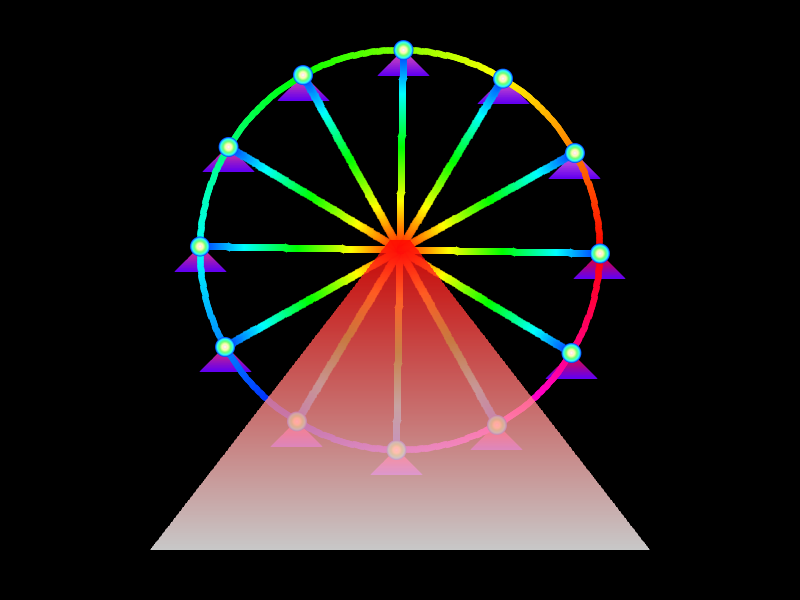
Frame 1 (no input)
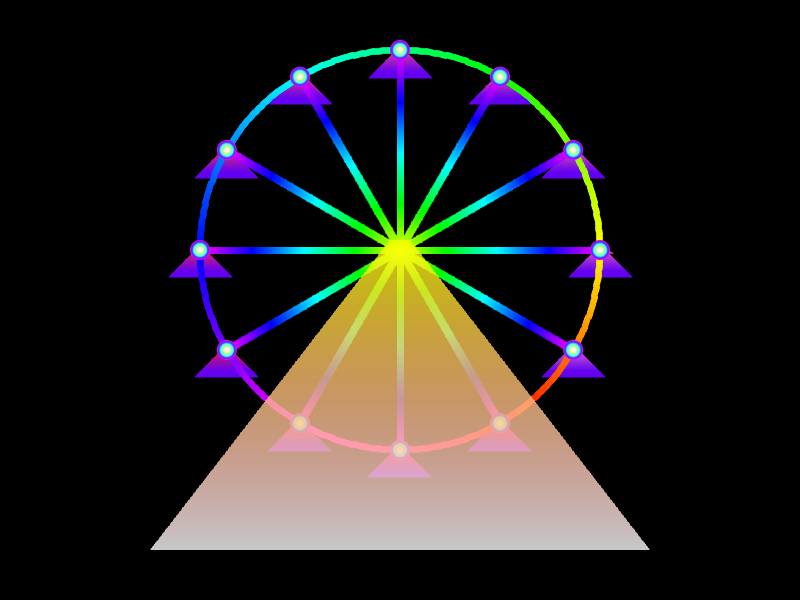
Frame 60 (the mouse pressed at the canvas centre just before this capture)
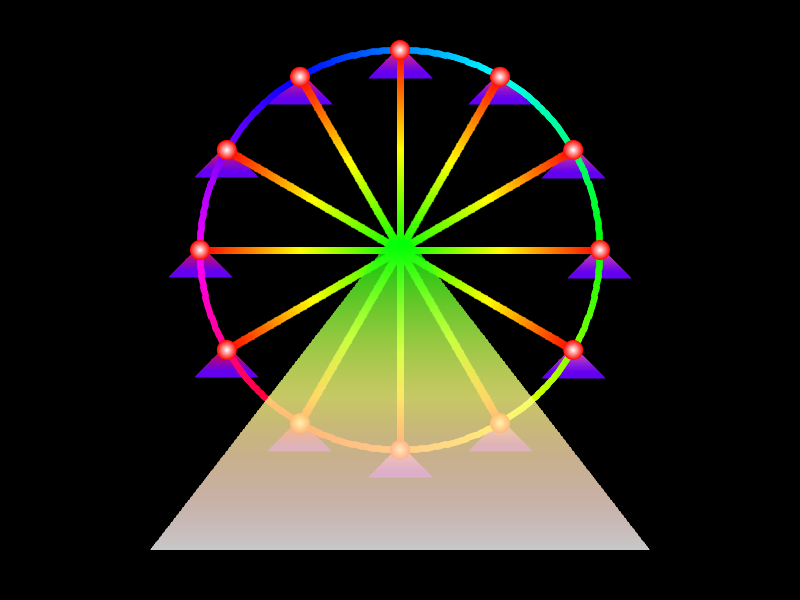
Frame 120 (the mouse held since frame 60 and released just before this capture)

The Processing sketch that drew these frames (run headless with seeded random() and noise(); from frame 60 on, the mouse is pressed at the canvas centre):

// Processing sketch: processing_33481
// ── processing_33481.pde

/*===========================================================
Gradient Color Functions
Developer: Allen Huang
Date: 07/26/2011 ver 1.0
      08/09/2011 ver 1.1
===========================================================*/
float timeRate = 0;
float ctmp1 = 0.0;
float ctmp2 = 0.0;

color c1 = color(255, 0, 0);
color c2 = color(230, 230, 120);
color c3;

void setup()
{
  size(800, 600);
}

void draw()
{
  smooth();
  background(0);

  timeRate = frameCount/1.0;
  timeRate = timeRate%360.0;

  pushMatrix();
  translate(400, 250);
  rotate(radians(timeRate));

  for(int i = 0; i < 12; i++)
  {
    pushMatrix();
    rotate(radians(30.0*i));
    translate(200, 0);
    rotate(radians(-timeRate-30.0*i));
    c3 = lerpColor(c1, c2, (1.0/12.0)*i);
    GColorTriangle(0, 0, -25, 25, 25, 25, 0, red(c3), blue(c3), green(c3), 255, 100, 0, 240, 255, 0, 1);
    popMatrix();
  }
  
  ctmp1 = 360*abs(sin(radians(frameCount/6.0)));
  ctmp2 = 180 + 180*sin(frameCount/4.0);
  
  for(int i = 0; i < 12; i++)
  {
    pushMatrix();
    rotate(radians(30.0*i));
    strokeWeight(6);
    GColorLine(0, 0, 200, 0, 1, ctmp1, 255, 255, 255, ctmp2, 255, 255, 255, 0);
    popMatrix();
  }
  
  strokeWeight(6);
  GColorArc(0, 0, 400, 400, 0.0*PI, 2.0*PI, 1, 360, 255, 255, 255, 0, 255, 255, 255, 360);
  
  for(int i = 0; i < 12; i++)
  {
    pushMatrix();
    rotate(radians(30.0*i));
    translate(200, 0);
    GColorEllipse(0, 0, 0, 0, 20.0, 20.0, 1.0, 1.0, 0.0, 2.0*PI, 1, ctmp2, 255, 255, 255, 0, 0, 255, 255, 0, 0);
    popMatrix();
  }
  
  popMatrix();
  
  GColorQuad(390, 240, 410, 240, 650, 550, 150, 550, 1, ctmp1, 255, 255, 200, 0, 0, 255, 200, 0, 0);

  /*//Test Examples
  GColorTriangle(200, 200, 450, 550, 120, 280, 0, 255, 0, 0, 255, 0, 0, 255, 255, 0, 1);
  
  GColorQuad(200, 200, 300, 200, 300, 300, 200, 300, 0, 255, 0, 0, 100, 0, 0, 255, 100, 0, 0);
  
  GColorEllipse(370, 240, 330, 240, 250, 250, 150.0, 150.0, 0, 2.0*PI, 0, 255, 0, 0, 50, 0, 0, 255, 255, 0, 1);

  GColorEllipse(330, 240, 330, 240, 151, 151, 50.0, 100.0, 0.0*PI, 2.0*PI, 0, 0, 0, 255, 255, 0, 255, 0, 255, 0, 0);
  
  GColorEllipse(150, 280, 150, 280, 250, 250, -50, 50, 0.0*PI, 1.0*PI, 0, 255, 0, 0, 100, 0, 0, 255, 100, 0, 1);
  
  strokeWeight(5);
  GColorLine(150, 50, 450, 50, 1, 0, 255, 255, 255, 360, 255, 255, 255, 0);
  strokeWeight(20);
  GColorArc(320, 240, 300, 300, 0.0*PI, 2.0*PI, 1, 360, 255, 255, 50, 0, 255, 255, 10, 360);
  
  noLoop();
  */
}

/*===================================================================================================================
  GColorTriangle(float p1_x, float p1_y,
                 float p2_x, float p2_y,
                 float p3_x, float p3_y,
                 int color mode,
                 float color1_R(H), float color1_G(S), float color1_B(B), float color1_Alpha,
                 float color2_R(H), float color2_G(S), float color2_B(B), float color2_Alpha,
                 int step, int strokeOn/Off)
  NOTE:
  1. The color changing is from P1 to P2, P3.
  2. When the color mode is 0, it uses RGB color mode. (255, 255, 255, 255)
     When the color mode is non-zero, it uses HSB color mode. (360, 255, 255, 255)
  3. The min. step is 0.
     When the step is 0, it will automatically calculate the max. step for the shape.
     When the step is non-zero, it will use the manual inputted step.
  4. When strokeOn/Off is 0, the stroke function is off.  When use alpha effect, it is better to turn off the stroke function.
     When strokeOn/Off is non-zero, the stroke function is on.  It gives a high-quality color.
*/

void GColorTriangle(float _x1, float _y1, float _x2, float _y2, float _x3, float _y3,
                    int cmode, float _r1, float _g1, float _b1, float _a1, float _r2, float _g2, float _b2, float _a2,
                    int step, int storkeOn)
{
  float newx2, newy2, newx3, newy3, divstep, d;
  float prevx2 = 0.0;
  float prevy2 = 0.0;
  float prevx3 = 0.0;
  float prevy3 = 0.0;
  float newr, newg, newb, newa;
  
  if(step < 0)
  {
    println("The min. step is 0");
    step = 0;
  }
  
  if(step == 0)
  {
    float d1 = ceil(dist(_x1, _y1, _x2, _y2));
    float d2 = ceil(dist(_x1, _y1, _x3, _y3));
    
    if(d1 > d2)
      step = int(d1);
    else
      step = int(d2);
    println("GColorTriangle");
    println("Max. Step = " + step); 
  }
    
  divstep = (1.0/step);
  
  if(cmode != 0)
    colorMode(HSB, 360, 255, 255, 255);
  
  if(storkeOn == 0)
    noStroke();
  else
    strokeCap(PROJECT);
  
  for(int t = 1; t <= step; t++)
  {
    d = pow((divstep * t), 1); // Advance parameter, change exponent to get a different step-method (suggest range 0.7 ~ 3)
    
    newx2 = round(_x1*(1-d) + _x2*d);
    newy2 = round(_y1*(1-d) + _y2*d);
    newx3 = round(_x1*(1-d) + _x3*d);
    newy3 = round(_y1*(1-d) + _y3*d);
    newr = (_r1*(1-d) + _r2*d);
    newg = (_g1*(1-d) + _g2*d);
    newb = (_b1*(1-d) + _b2*d);
    newa = (_a1*(1-d) + _a2*d);
      
    if(t == 1)
    {
      if(storkeOn != 0)
        stroke(_r1, _g1, _b1, _a1);
        
      fill(_r1, _g1, _b1, _a1);
      triangle(_x1, _y1, newx2, newy2, newx3, newy3);
    }
    else
    {
      if(storkeOn != 0)
        stroke(newr, newg, newb, newa);
        
      fill(newr, newg, newb, newa);
      quad(prevx2, prevy2, prevx3, prevy3, newx3, newy3, newx2, newy2);
    }
    
    prevx2 = newx2;
    prevy2 = newy2;
    prevx3 = newx3;
    prevy3 = newy3;  
  }
  if(storkeOn != 0)
    strokeCap(ROUND);
  
  if(cmode != 0)
    colorMode(RGB, 255, 255, 255, 255);
}

/*===================================================================================================================
  GColorQuad(float p1_x, float p1_y,
             float p2_x, float p2_y,
             float p3_x, float p3_y,
             float p4_x, float p4_y,
             int color mode,
             float color1_R(H), float color1_G(S), float color1_B(B), float color1_Alpha,
             float color2_R(H), float color2_G(S), float color2_B(B), float color2_Alpha,
             int step, int strokeOn/Off)
  NOTE:
  1. The color changing is from P1, P2 to P3, P4.
  2. When the color mode is 0, it uses RGB color mode. (255, 255, 255, 255)
     When the color mode is non-zero, it uses HSB color mode. (360, 255, 255, 255)
  3. The min. step is 0.
     When the step is 0, it will automatically calculate the max. step for the shape.
     When the step is non-zero, it will use the manual inputted step.
  4. When strokeOn/Off is 0, the stroke function is off.  When use alpha effect, it is better to turn off the stroke function.
     When strokeOn/Off is non-zero, the stroke function is on.  It gives a high-quality color.
*/

void GColorQuad(float _x1, float _y1, float _x2, float _y2, float _x3, float _y3, float _x4, float _y4,
                int cmode, float _r1, float _g1, float _b1, float _a1, float _r2, float _g2, float _b2, float _a2,
                int step, int storkeOn)
{
  float newx3, newy3, newx4, newy4, divstep, d;
  float prevx3 = 0.0;
  float prevy3 = 0.0;
  float prevx4 = 0.0;
  float prevy4 = 0.0;
  float newr, newg, newb, newa;
  
  if(step < 0)
  {
    println("The min. step is 0");
    step = 0;
  }
  
  if(step == 0)
  {
    float d1 = ceil(dist(_x1, _y1, _x4, _y4));
    float d2 = ceil(dist(_x2, _y2, _x3, _y3));
    
    if(d1 > d2)
      step = int(d1);
    else
      step = int(d2);
    println("GColorQuad");
    println("Max. Step = " + step); 
  }
    
  divstep = (1.0/step);
  
  if(cmode != 0)
    colorMode(HSB, 360, 255, 255, 255);
  
  if(storkeOn == 0)
    noStroke();
  else
    strokeCap(PROJECT);
    
  for(int t = 1; t <= step; t++)
  {
    d = pow((divstep * t), 1); // Advance parameter, change exponent to get a different step-method (suggest range 0.7 ~ 3)
    
    newx3 = round(_x2*(1-d) + _x3*d);
    newy3 = round(_y2*(1-d) + _y3*d);
    newx4 = round(_x1*(1-d) + _x4*d);
    newy4 = round(_y1*(1-d) + _y4*d);
    newr = (_r1*(1-d) + _r2*d);
    newg = (_g1*(1-d) + _g2*d);
    newb = (_b1*(1-d) + _b2*d);
    newa = (_a1*(1-d) + _a2*d);
    
    if(t == 1)
    {
      if(storkeOn != 0)
        stroke(_r1, _g1, _b1, _a1);
        
      fill(_r1, _g1, _b1, _a1);
      quad(_x1, _y1, _x2, _y2, newx3, newy3, newx4, newy4);
    }
    else
    {
      if(storkeOn != 0)
        stroke(newr, newg, newb, newa);
      
      fill(newr, newg, newb, newa);
      quad(prevx4, prevy4, prevx3, prevy3, newx3, newy3, newx4, newy4);
    }
    
    prevx3 = newx3;
    prevy3 = newy3;
    prevx4 = newx4;
    prevy4 = newy4;  
  }
  if(storkeOn != 0)
    strokeCap(ROUND);
  
  if(cmode != 0)
    colorMode(RGB, 255, 255, 255, 255);
}

/*===================================================================================================================
  GColorEllipse(float outerCenterX, float outerCenterY,
                float innerCenterX, float innerCenterY,
                float outerEllipse_width, float outerEllipse_height,
                float innerEllipse_width, float innerEllipse_height,
                float ellipseStartAngle, float ellipseEndAngle,
                int color mode,
                float color1_R(H), float color1_G(S), float color1_B(B), float color1_Alpha,
                float color2_R(H), float color2_G(S), float color2_B(B), float color2_Alpha,
                int step, int colorFillMethod)
  NOTE:
  1. The color changing is from the outer ellipse to the inner ellipse.
  2. The Angle of this function uses RADIANS.
  3. When the color mode is 0, it uses RGB color mode. (255, 255, 255, 255)
     When the color mode is non-zero, it uses HSB color mode. (360, 255, 255, 255)
  4. The min. step is 0.
     When the step is 0, it will automatically calculate the max. step for the shape.
     When the step is non-zero, it will use the manual inputted step.
  5. This function has two color filling methods.
     When the method is 0, it will fill all ellipses.  It gives a high-quality color, but it will loss the alpha effect.
       It will also fill the inner ellipse.
     when the method is non-zero, it will use the stroke function to color the ellipse.  It will lose the color quality, but it gives a better alpha effect.  
       This method will not fill the inner ellipse.
*/

void GColorEllipse(float _ocx, float _ocy, float _icx, float _icy, float _ow, float _oh, float _iw, float _ih, float _sd, float _ed,
                   int cmode, float _r1, float _g1, float _b1, float _a1, float _r2, float _g2, float _b2, float _a2,
                   int step, int method)
{
  boolean err1 = false;
  float divstep, d;
  float newcx, newcy, neww, newh;
  float newr, newg, newb, newa;
  
  if(_ed < 0)
  {
    println("GColorEllipse");
    println("The End Angle must be positive.");
    err1 = true;
  }
  
  if(!err1)
  {
    if(step < 0)
    {
      println("The min. step is 0");
      step = 0;
    }
    
    if(step == 0)
    {
      if(abs(_ow-_iw) > abs(_oh-_ih))
         step = int(abs(_ow-_iw));
       else
         step = int(abs(_oh-_ih));
         
       if(abs(_ocx-_icx) > abs(_ocy-_icy))
         step = step + int(abs(_ocx-_icx));
        else
          step = step + int(abs(_ocy-_icy));
       
       println("GColorEllipse");
       println("Max. Step = " + step);
    }
    
    divstep = (1.0/step);
        
    if(cmode != 0)
      colorMode(HSB, 360, 255, 255, 255);
    
    if(method == 0)
      noStroke();
    else
    {
      noFill();
      strokeWeight(1.1);
      strokeCap(PROJECT);
      strokeJoin(ROUND);
    }
    for(int t = 0; t <= step; t++)
    {
      d = pow((divstep * t), 1); // Advance parameter, change exponent to get a different step-method (suggest range 0.7 ~ 3)
      
      newcx = round(_ocx*(1-d) + _icx*d);
      newcy = round(_ocy*(1-d) + _icy*d);
      neww = round(_ow*(1-d) + _iw*d);
      newh = round(_oh*(1-d) + _ih*d);
      newr = (_r1*(1-d) + _r2*d);
      newg = (_g1*(1-d) + _g2*d);
      newb = (_b1*(1-d) + _b2*d);
      newa = (_a1*(1-d) + _a2*d);
      
      if(method == 0)
      {
        fill(newr, newg, newb, newa);
      }
      else
      {
        stroke(newr, newg, newb, newa);
      }
      
      arc(newcx, newcy, neww, newh, _sd, _ed);
    }
    if(method != 0)
    {
      strokeWeight(1.0);
      strokeCap(ROUND);
      strokeJoin(MITER);
    }
    
    if(cmode != 0)
      colorMode(RGB, 255, 255, 255, 255);
  }
}

/*===================================================================================================================
  GColorLine(float p1_x, float p1_y,
             float p2_x, float p2_y,
             float p3_x, float p3_y,
             int color mode,
             float color1_R(H), float color1_G(S), float color1_B(B), float color1_Alpha,
             float color2_R(H), float color2_G(S), float color2_B(B), float color2_Alpha,
             int step)
  NOTE:
  1. The color changing is from P1 to P2.
  2. When the color mode is 0, it uses RGB color mode. (255, 255, 255, 255)
     When the color mode is non-zero, it uses HSB color mode. (360, 255, 255, 255)
  3. The min. step is 0.
     When the step is 0, it will automatically calculate the max. step for the shape.
     When the step is non-zero, it will use the manual inputted step.
  4. This function cannot give a good alpha effect in the full range.  To see the alpha effect, the suggested alpha range is 0 ~ 120.
*/

void GColorLine(float _x1, float _y1, float _x2, float _y2,
                int cmode, float _r1, float _g1, float _b1, float _a1, float _r2, float _g2, float _b2, float _a2,
                int step)
{
  float newx2, newy2, divstep, d;
  float prevx2 = 0.0;
  float prevy2 = 0.0;
  float newr, newg, newb, newa;
  
  if(step < 0)
  {
    println("The min. step is 0");
    step = 0;
  }
  
  if(step == 0)
  {
    float d1 = ceil(dist(_x1, _y1, _x2, _y2));
    step = int(d1);
    println("GColorLine");
    println("Max. Step = " + step); 
  }
    
  divstep = (1.0/step);
  
  if(cmode != 0)
    colorMode(HSB, 360, 255, 255, 255);
  
  strokeCap(PROJECT);
  for(int t = 1; t <= step; t++)
  {
    d = pow((divstep * t), 1); // Advance parameter, change exponent to get a different step-method (suggest range 0.7 ~ 3)
    
    newx2 = round(_x1*(1-d) + _x2*d);
    newy2 = round(_y1*(1-d) + _y2*d);
    newr = (_r1*(1-d) + _r2*d);
    newg = (_g1*(1-d) + _g2*d);
    newb = (_b1*(1-d) + _b2*d);
    newa = (_a1*(1-d) + _a2*d);
    
    if(t == 1)
    {
      stroke(_r1, _g1, _b1, _a1);
      line(_x1, _y1, newx2, newy2);
    }
    else
    {
      stroke(newr, newg, newb, newa);
      line(prevx2, prevy2, newx2, newy2);
    }
    
    prevx2 = newx2;
    prevy2 = newy2;
  }
  strokeCap(ROUND);
  
  if(cmode != 0)
    colorMode(RGB, 255, 255, 255, 255);
}

/*===================================================================================================================
  GColorArc(float centerX, float centerY,
            float Arc_width, float Arc_height,
            float StartAngle, float EndAngle,
            int color mode,
            float color1_R(H), float color1_G(S), float color1_B(B), float color1_Alpha,
            float color2_R(H), float color2_G(S), float color2_B(B), float color2_Alpha,
            int step)
  NOTE:
  1. The color changing is from the StartAngle to the EndAngle.
  2. The Angle of this function uses RADIANS.
  3. When the color mode is 0, it uses RGB color mode. (255, 255, 255, 255)
     When the color mode is non-zero, it uses HSB color mode. (360, 255, 255, 255)
  4. The min. step is 0.  Since the max. step will draw an irregular arc, the automatic method will use the best step.
     When the step is 0, it will automatically calculate the best step for the shape. (Not the max step.)
     When the step is non-zero, it will use the manual inputted step.
  5. This function cannot give a good alpha effect in the full range.  To see the alpha effect, the suggested alpha range is 0 ~ 120.
*/

void GColorArc(float _cx, float _cy, float _ow, float _oh, float _sd, float _ed,
               int cmode, float _r1, float _g1, float _b1, float _a1, float _r2, float _g2, float _b2, float _a2,
               int step)
{
  boolean err1 = false;
  float divstep, d;
  float preved = 0.0;
  float newed;
  float newr, newg, newb, newa;
  
  if(_ed < 0)
  {
    println("GColorArc");
    println("The End Angle must be positive.");
    err1 = true;
  }
  
  if(!err1)
  {
    if(step == 0)
    {
      step = int(degrees(abs(_ed-_sd))/10.0);
  
      println("GColorArc");
      println("Best Step = " + step);
      println("Max. Step = " + (step*10));
    }
      
    divstep = (1.0/step);
      
    if(cmode != 0)
      colorMode(HSB, 360, 255, 255, 255);
    
    noFill();
    strokeCap(PROJECT);
    strokeJoin(ROUND);   
    for(int t = 1; t <= step; t++)
    {
      d = pow((divstep * t), 1); // Advance parameter, change exponent to get a different step-method (suggest range 0.7 ~ 3)
  
      newed = (_sd*(1-d) + _ed*d);
      newr = (_r1*(1-d) + _r2*d);
      newg = (_g1*(1-d) + _g2*d);
      newb = (_b1*(1-d) + _b2*d);
      newa = (_a1*(1-d) + _a2*d);
      
      if(t == 1)
      {
        stroke(_r1, _g1, _b1, _a1);
        arc(_cx, _cy, _ow, _oh, _sd, newed);
      }
      else
      {
        stroke(newr, newg, newb, newa);
        arc(_cx, _cy, _ow, _oh, preved, newed);
      }
      
      preved = newed;
    }
    strokeCap(ROUND);
    strokeJoin(MITER);
    
    if(cmode != 0)
      colorMode(RGB, 255, 255, 255, 255);
  }
}
